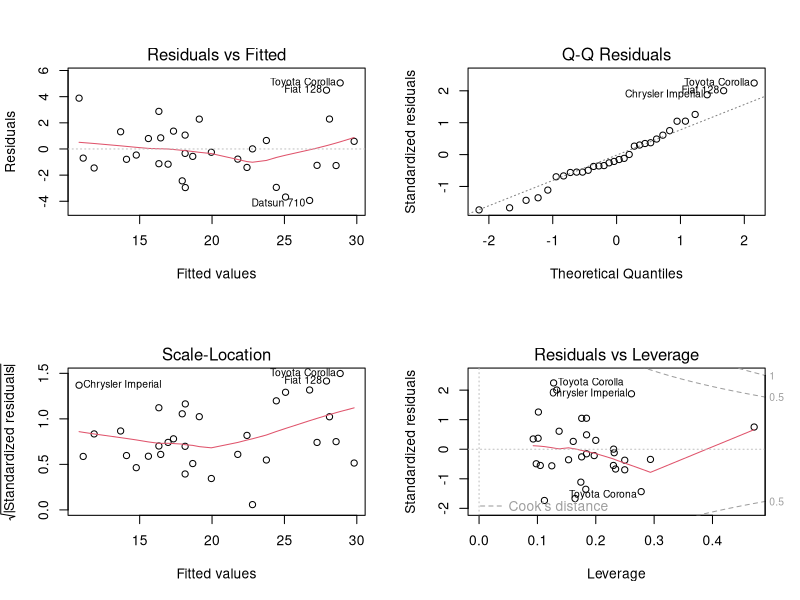
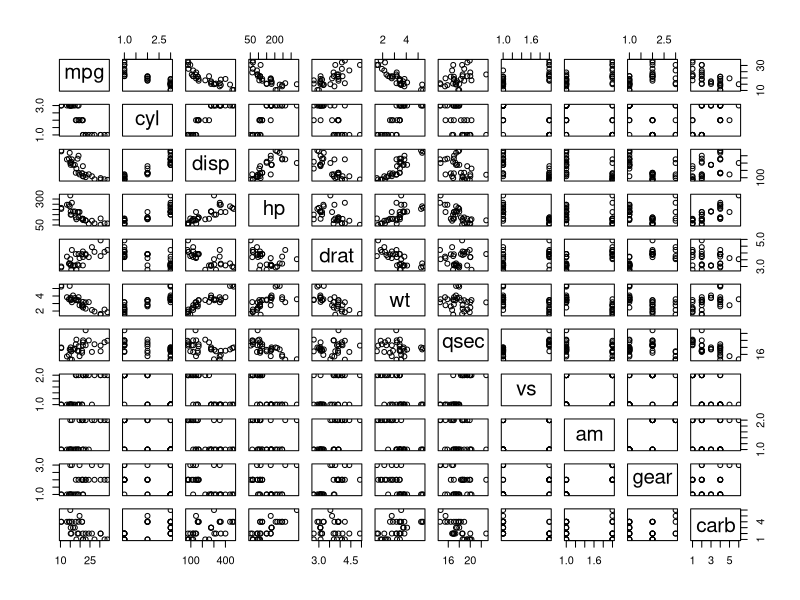
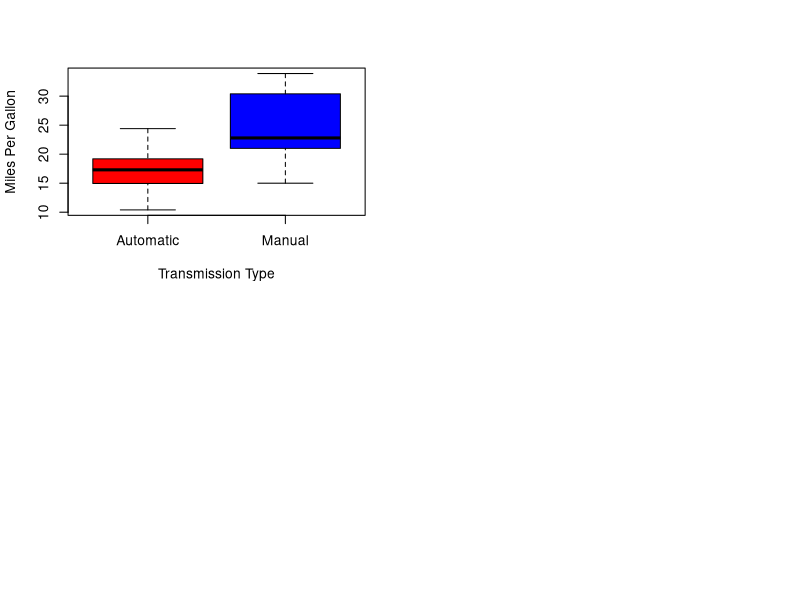

Here is the R script that generated these plots, in order:
## ---- chunk 1

data(mtcars)
mtcars$cyl  <- factor(mtcars$cyl)
mtcars$vs   <- factor(mtcars$vs)
mtcars$gear <- factor(mtcars$gear)
mtcars$carb <- factor(mtcars$carb)
mtcars$am   <- factor(mtcars$am,labels=c("Automatic","Manual"))

## ---- chunk 2

initialmodel <- lm(mpg ~ ., data = mtcars)
bestmodel <- step(initialmodel, direction = "both")

## ---- chunk 3

summary(bestmodel)

## ---- chunk 4

basemodel <- lm(mpg ~ am, data = mtcars)
anova(basemodel, bestmodel)

## ---- chunk 5

par(mfrow=c(2, 2))
plot(bestmodel)

## ---- chunk 6

leverage <- hatvalues(bestmodel)
tail(sort(leverage),3)

influential <- dfbetas(bestmodel)
tail(sort(influential[,6]),3)

## ---- chunk 7

t.test(mpg ~ am, data = mtcars)

## ---- chunk 8

pairs(mpg ~ ., data = mtcars)

## ---- chunk 9

boxplot(mpg ~ am, data = mtcars, col = (c("red","blue")), ylab = "Miles Per Gallon", xlab = "Transmission Type")


